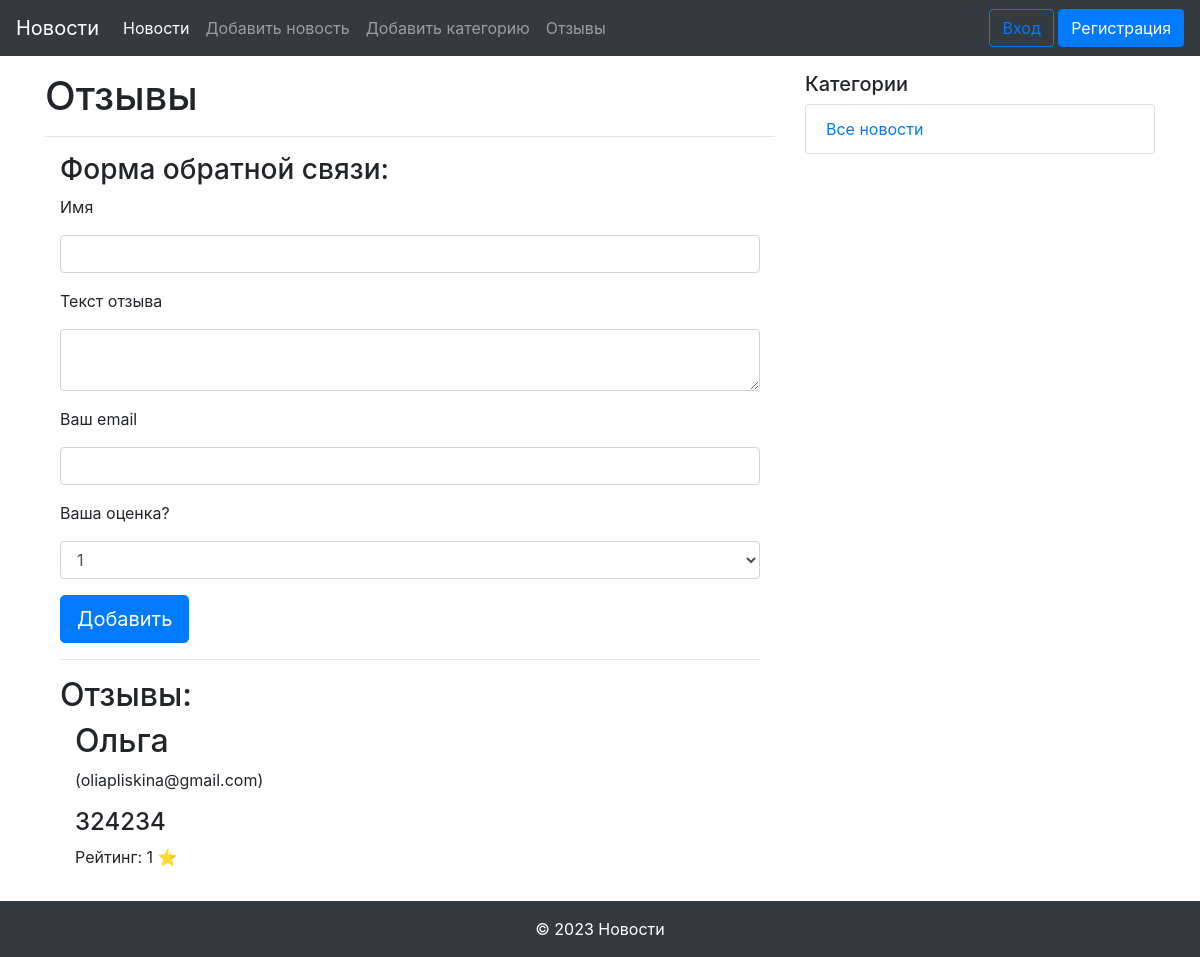
/feedback/, run on an earlier commit of the app's database.
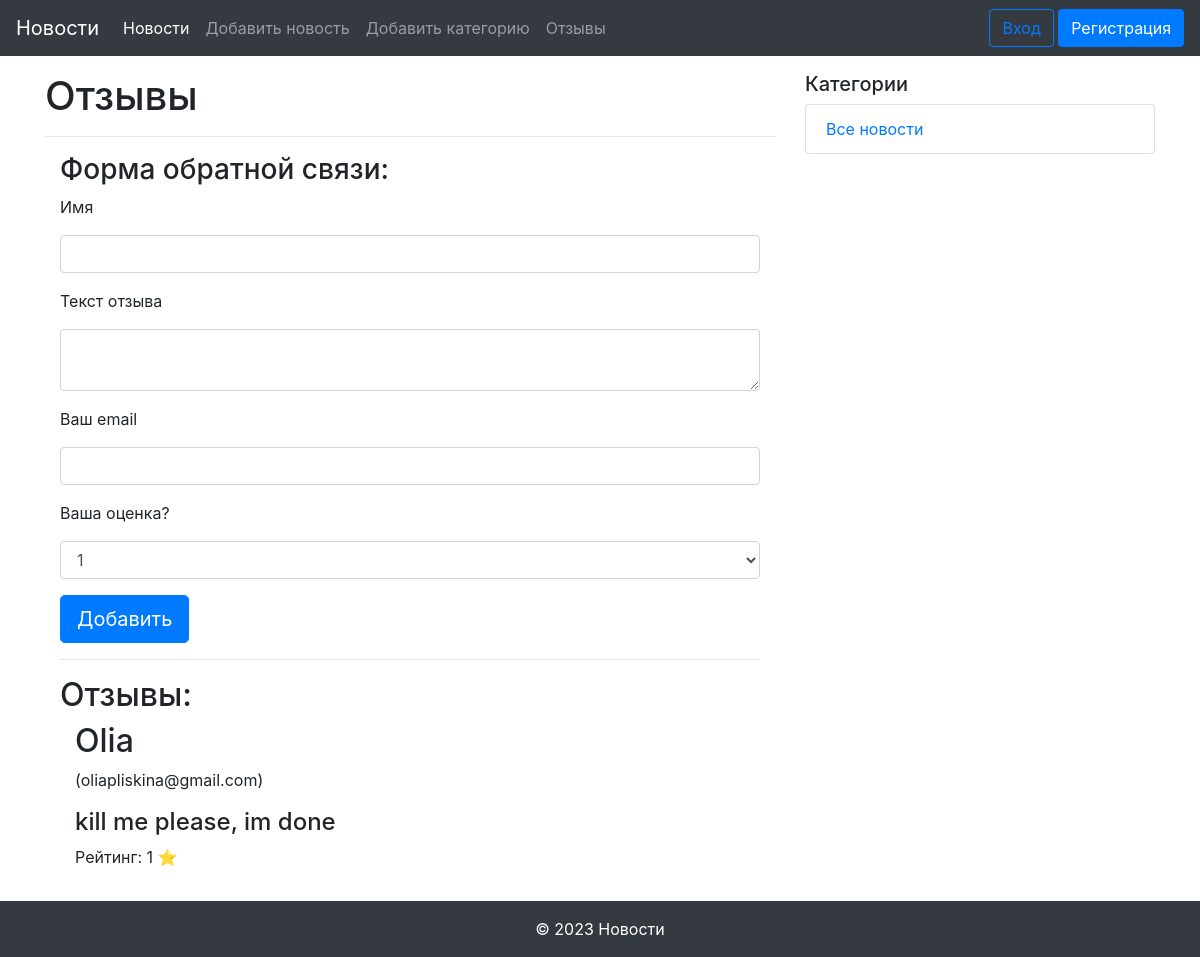
And on a later commit of the database.
### models.py (models this page shows, shortened)
class Feedback(db.Model):
    id = db.Column(db.Integer, primary_key=True)
    name = db.Column(db.String(255), nullable=False)
    text = db.Column(db.Text, nullable=False)
    email = db.Column(db.String(64), nullable=True)
    rating = db.Column(db.Integer, nullable=True)

### views.py (the view, shortened to what this page needs)
@app.route('/feedback/', methods=['GET', 'POST'])
def feedback():
    form = FeedbackForm()
    feedbacks = Feedback.query.all()
    return render_template('feedback.html', form=form, feedbacks=feedbacks)

### forms.py
class FeedbackForm(FlaskForm):
    name = StringField('Имя', validators=[DataRequired(message="Поле не должно быть пустым")])
    text = TextAreaField('Текст отзыва', validators=[DataRequired(message="Поле не должно быть пустым")])
    email = EmailField('Ваш email', validators=[Optional()])
    rating = SelectField('Ваша оценка?', choices=[1, 2, 3, 4, 5])
    submit = SubmitField('Добавить')

### templates/feedback.html (shortened to what this page needs)
{% extends "base.html" %}
{% block content %}
<!DOCTYPE html>
<html lang="ru">
<head>
    <link rel="stylesheet" href="{{ url_for('static', filename='css/bootstrap.min.css') }}">
</head>
<body>
<h1>Отзывы</h1>
<hr>
<div class="container my-3">
    <form action="" method="POST" novalidate>
        <h3>Форма обратной связи:</h3>
        <div class="form-group">
            <label>{{ form.name.label }}</label>
            {{ form.name(class="form-control") }}
        </div>
        <div class="form-group">
            <label>{{ form.text.label }}</label>
            {{ form.text(class="form-control") }}
        </div>
        <div class="form-group">
            <label>{{ form.email.label }}</label>
            {{ form.email(class="form-control") }}
        </div>
        <div class="form-group">
            <label>{{ form.rating.label }}</label>
            {{ form.rating(class="form-control") }}
        </div>
        {{ form.submit(class="btn btn-primary btn-lg") }}
    </form>
    <hr>
    <h2>Отзывы:</h2>
    {% for feedback in feedbacks %}
    <div class="col-md-5">
        <h2>{{ feedback.name }}</h2><p> ({{ feedback.email or 'No email' }})</p>
        <h4>{{ feedback.text }}</h4>
        <p>Рейтинг: {{ feedback.rating }} <span>⭐</span></p>
    </div>
    {% endfor %}
</div>
</body>
</html>
{% endblock content %}

### templates/base.html (shortened to what this page needs)
<!DOCTYPE html>
<html lang="ru">
<head>
  <link rel="stylesheet" href="{{ url_for('static', filename='css/bootstrap.min.css') }}">
</head>
<body>
  <div id="wrapper">
    {% include "navigation.html" %}
    <div class="container my-3">
      <div class="row">
        <div class="col-md-8">
          {% block content %}{% endblock content %}
        </div>
        {% include "side_navigation.html" %}
      </div>
    </div>
    {% include "footer.html" %}
  </div>
</body>
</html>

### templates/navigation.html (shortened to what this page needs)
<nav class="navbar navbar-expand-md navbar-dark bg-dark">
  <a class="navbar-brand" href="{{ url_for('index') }}">Новости</a>
  <div class="collapse navbar-collapse" id="navbarNav">
    <div class="mr-auto">
      <ul class="navbar-nav">
        <li class="nav-item active">
          <a class="nav-link" href="{{ url_for('index') }}">Новости</a>
        </li>
        <li class="nav-item">
          <a class="nav-link" href="{{ url_for('add_news') }}">Добавить новость</a>
        </li>
        <li class="nav-item">
          <a class="nav-link" href="{{ url_for('add_category') }}">Добавить категорию</a>
        </li>
        <li class="nav-item">
                <a class="nav-link" href="{{ url_for('feedback') }}">Отзывы</a>
            </li>
      </ul>
    </div>
    <div>
      {% if not current_user.is_authenticated %}
        <a class="btn btn-outline-primary" href="{{ url_for('login') }}">Вход</a>
        <a class="btn btn-primary" href="{{ url_for('registration') }}">Регистрация</a>
      {% else %}
        <span class="navbar-text">Пользователь: {{ current_user.name }}</span>
        <a class="btn btn-primary" href="{{ url_for('logout') }}">Выход</a>
      {% endif %}
    </div>
  </div>
</nav>

### templates/side_navigation.html (shortened to what this page needs)
<div class="col-md-4">
    <h5>Категории</h5>
    <ul class="list-group">
        <li class="list-group-item"><a href="{{ url_for('index') }}">Все новости</a></li>
    </ul>
</div>

### templates/footer.html
<footer id="footer" class="bg-dark text-white text-center py-3">
    &copy; 2023 Новости
</footer>

What changed in the data, as far as the page shows it:
changed Feedback "oliapliskina@gmail.com": name "Ольга" → "Olia"; text "324234" → "kill me please, im done"
